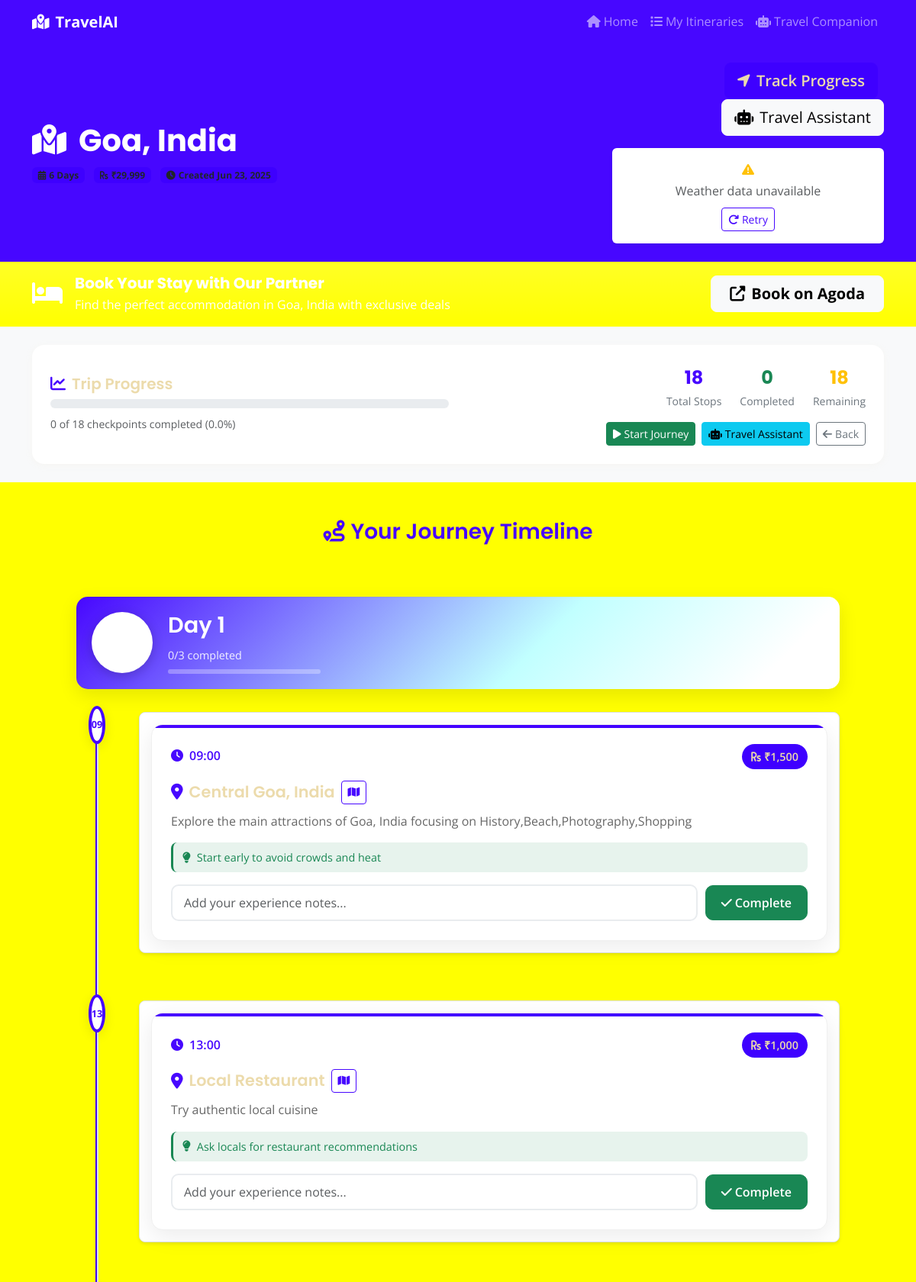
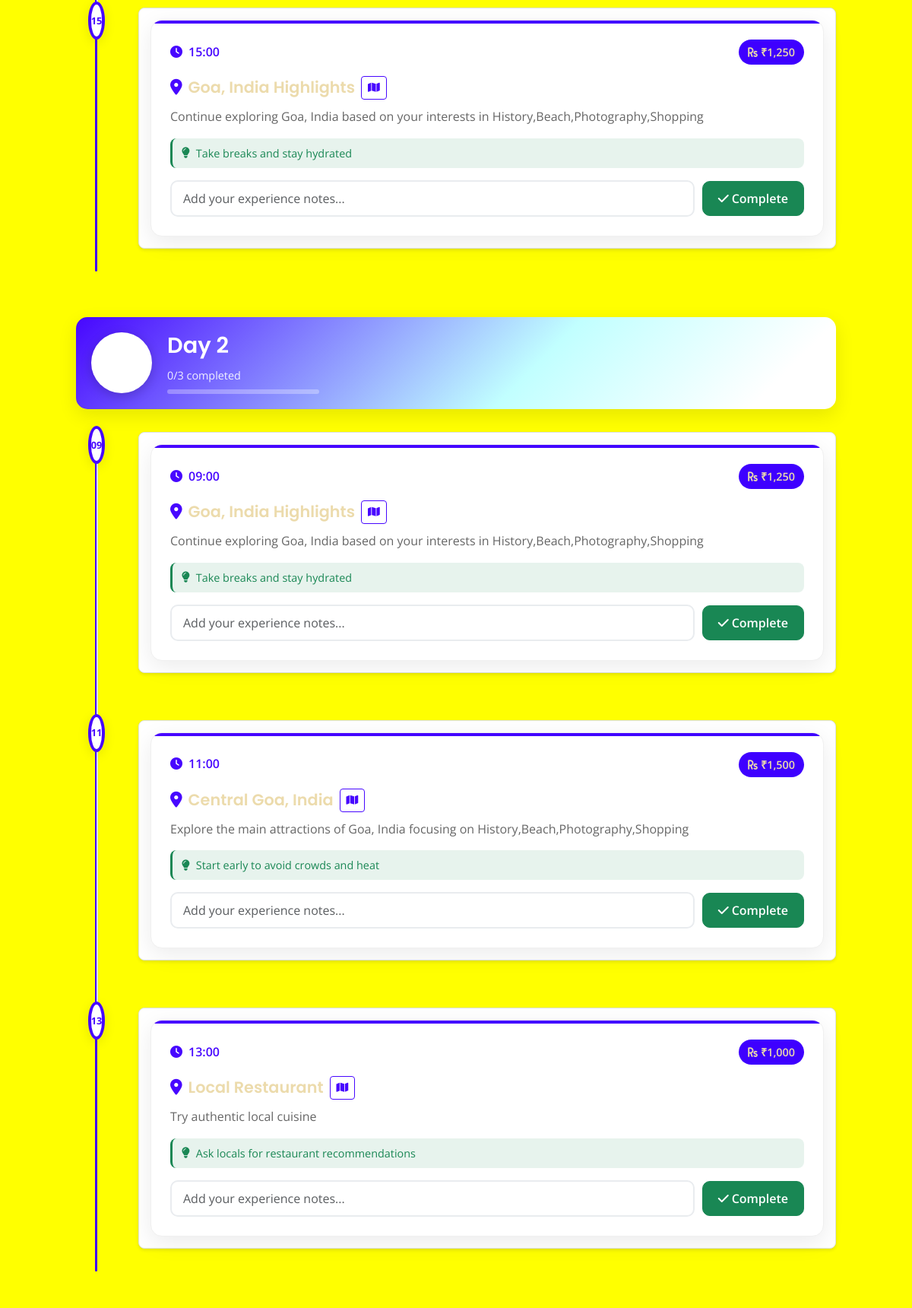
The app's page /itinerary/4 (upper part) with its own data (2 pictures, top to bottom).
### models.py (models this page shows, shortened)
class TravelItinerary(db.Model):
    id = db.Column(db.Integer, primary_key=True)
    destination = db.Column(db.String(200), nullable=False)
    duration = db.Column(db.Integer, nullable=False)  # days
    budget = db.Column(db.Float, nullable=False)
    interests = db.Column(db.Text)  # JSON string of interests
    itinerary_data = db.Column(db.Text)  # JSON string of generated itinerary
    created_at = db.Column(db.DateTime, default=datetime.utcnow)
    checkpoints = db.relationship('Checkpoint', backref='itinerary', lazy=True, cascade='all, delete-orphan')
    def get_itinerary_data(self):
        if self.itinerary_data:
            return json.loads(self.itinerary_data)
        return {}

class Checkpoint(db.Model):
    id = db.Column(db.Integer, primary_key=True)
    itinerary_id = db.Column(db.Integer, db.ForeignKey('travel_itinerary.id'), nullable=False)
    day = db.Column(db.Integer, nullable=False)
    time = db.Column(db.String(10), nullable=False)  # HH:MM format
    location = db.Column(db.String(200), nullable=False)
    activity = db.Column(db.Text, nullable=False)
    estimated_cost = db.Column(db.Float, default=0.0)
    is_completed = db.Column(db.Boolean, default=False)
    completed_at = db.Column(db.DateTime)
    notes = db.Column(db.Text)

### routes.py (the view)
@app.route('/itinerary/<int:itinerary_id>')
def view_itinerary(itinerary_id):
    itinerary = TravelItinerary.query.get_or_404(itinerary_id)
    checkpoints = Checkpoint.query.filter_by(itinerary_id=itinerary_id).order_by(Checkpoint.day, Checkpoint.time).all()
    days_data = {}
    for checkpoint in checkpoints:
        if checkpoint.day not in days_data:
            days_data[checkpoint.day] = []
        days_data[checkpoint.day].append(checkpoint)
    total_checkpoints = len(checkpoints)
    completed_checkpoints = len([c for c in checkpoints if c.is_completed])
    progress_percentage = (completed_checkpoints / total_checkpoints * 100) if total_checkpoints > 0 else 0
    return render_template('itinerary.html',
                         itinerary=itinerary,
                         days_data=days_data,
                         progress_percentage=progress_percentage,
                         total_checkpoints=total_checkpoints,
                         completed_checkpoints=completed_checkpoints)

### templates/itinerary.html (shortened to what this page needs)
{% extends "base.html" %}
{% block content %}
<section class="py-4 bg-primary text-white">
    <div class="container">
        <div class="row align-items-center">
            <div class="col-md-8">
                <h1 class="display-6 fw-bold mb-2">
                    <i class="fas fa-map-marked-alt me-3"></i>{{ itinerary.destination }}
                </h1>
                <div class="itinerary-meta">
                    <span class="badge bg-accent text-dark me-2">
                        <i class="fas fa-calendar-alt me-1"></i>{{ itinerary.duration }} Days
                    </span>
                    <span class="badge bg-accent text-dark me-2">
                        <i class="fas fa-rupee-sign me-1"></i>₹{{ "{:,.0f}".format(itinerary.budget) }}
                    </span>
                    <span class="badge bg-accent text-dark">
                        <i class="fas fa-clock me-1"></i>Created {{ itinerary.created_at.strftime('%b %d, %Y') }}
                    </span>
                </div>
            </div>
            <div class="col-md-4 text-md-end">
                <a href="{{ url_for('tracking', itinerary_id=itinerary.id) }}" class="btn btn-accent btn-lg me-2">
                    <i class="fas fa-location-arrow me-2"></i>Track Progress
                </a>
                <a href="/chatbot/{{ itinerary.id }}" class="btn btn-light btn-lg">
                    <i class="fas fa-robot me-2"></i>Travel Assistant
                </a>
                <div id="react-weather" data-destination="{{ itinerary.destination }}" class="mt-3">
                </div>
            </div>
        </div>
    </div>
</section>
<section class="py-3 bg-gradient" style="background: linear-gradient(135deg, #FF6B6B, #FF8E53);">
    <div class="container">
        <div class="row align-items-center">
            <div class="col-md-8">
                <div class="d-flex align-items-center">
                    <div class="booking-icon me-3">
                        <i class="fas fa-bed text-white" style="font-size: 2rem;"></i>
                    </div>
                    <div>
                        <h5 class="text-white mb-1 fw-bold">Book Your Stay with Our Partner</h5>
                        <p class="text-white mb-0 opacity-90">Find the perfect accommodation in {{ itinerary.destination }} with exclusive deals</p>
                    </div>
                </div>
            </div>
            <div class="col-md-4 text-md-end mt-3 mt-md-0">
                <a href="#"
                   onclick="bookWithAgoda('{{ itinerary.destination }}', '{{ itinerary.duration }}')"
                   class="btn btn-light btn-lg fw-bold px-4">
                    <i class="fas fa-external-link-alt me-2"></i>Book on Agoda
                </a>
            </div>
        </div>
    </div>
</section>
<section class="py-4 bg-light">
    <div class="container">
        <div class="row">
            <div class="col-12">
                <div class="progress-card">
                    <div class="row align-items-center">
                        <div class="col-md-6">
                            <h5 class="mb-2"><i class="fas fa-chart-line me-2 text-primary"></i>Trip Progress</h5>
                            <div class="progress progress-lg mb-2">
                            </div>
                            <small class="text-muted">
                                {{ completed_checkpoints }} of {{ total_checkpoints }} checkpoints completed ({{ "%.1f"|format(progress_percentage) }}%)
                            </small>
                        </div>
                        <div class="col-md-6 text-md-end">
                            <div class="stats-grid">
                                <div class="stat-item">
                                    <div class="stat-number text-primary">{{ total_checkpoints }}</div>
                                    <div class="stat-label">Total Stops</div>
                                </div>
                                <div class="stat-item">
                                    <div class="stat-number text-success">{{ completed_checkpoints }}</div>
                                    <div class="stat-label">Completed</div>
                                </div>
                                <div class="stat-item">
                                    <div class="stat-number text-warning">{{ total_checkpoints - completed_checkpoints }}</div>
                                    <div class="stat-label">Remaining</div>
                                </div>
                            </div>
                            <div class="d-flex gap-2 mt-3 justify-content-md-end">
                                <a href="{{ url_for('tracking', itinerary_id=itinerary.id) }}" class="btn btn-success btn-sm">
                                    <i class="fas fa-play me-1"></i>Start Journey
                                </a>
                                <a href="{{ url_for('chatbot', itinerary_id=itinerary.id) }}" class="btn btn-info btn-sm">
                                    <i class="fas fa-robot me-1"></i>Travel Assistant
                                </a>
                                <a href="{{ url_for('my_itineraries') }}" class="btn btn-outline-secondary btn-sm">
                                    <i class="fas fa-arrow-left me-1"></i>Back
                                </a>
                            </div>
                        </div>
                    </div>
                </div>
            </div>
        </div>
    </div>
</section>
<section class="py-5">
    <div class="container">
        <div class="row">
            <div class="col-12">
                <h3 class="text-primary mb-5 text-center">
                    <i class="fas fa-route me-2"></i>Your Journey Timeline
                </h3>
                <div class="timeline-container">
                    {% for day_num in range(1, itinerary.duration + 1) %}
                    {% set day_data = days_data.get(day_num, []) %}
                    <div class="timeline-day" data-day="{{ day_num }}">
                        <div class="day-header-timeline">
                            <div class="day-circle">
                                <span class="day-number">{{ day_num }}</span>
                            </div>
                            <div class="day-info">
                                <h4 class="day-title">Day {{ day_num }}</h4>
                                {% if day_data %}
                                    {% set day_completed = day_data|selectattr('is_completed')|list|length %}
                                    {% set day_total = day_data|length %}
                                    <div class="day-progress-info">
                                        <span class="progress-text">{{ day_completed }}/{{ day_total }} completed</span>
                                        <div class="progress-bar-custom">
                                        </div>
                                    </div>
                                {% endif %}
                            </div>
                        </div>
                        {% if day_data %}
                        <div class="timeline-activities sortable-checkpoints" data-day="{{ day_num }}">
                            {% for checkpoint in day_data %}
                            <div class="timeline-item {{ 'completed' if checkpoint.is_completed else '' }}" data-checkpoint-id="{{ checkpoint.id }}">
                                <div class="timeline-marker">
                                    <div class="marker-dot {{ 'completed' if checkpoint.is_completed else '' }}">
                                        {% if checkpoint.is_completed %}
                                            <i class="fas fa-check"></i>
                                        {% else %}
                                            <span class="marker-time">{{ checkpoint.time.split(':')[0] }}</span>
                                        {% endif %}
                                    </div>
                                </div>
                                <div class="timeline-content">
                                    <div class="activity-card">
                                        <div class="activity-header">
                                            <div class="activity-time">
                                                <i class="fas fa-clock me-2"></i>{{ checkpoint.time }}
                                            </div>
                                            {% if checkpoint.estimated_cost > 0 %}
                                            <div class="activity-cost">
                                                <i class="fas fa-rupee-sign me-1"></i>₹{{ "{:,.0f}".format(checkpoint.estimated_cost) }}
                                            </div>
                                            {% endif %}
                                        </div>
                                        <div class="activity-main">
                                            <h5 class="activity-location">
                                                <i class="fas fa-map-marker-alt me-2 text-primary"></i>{{ checkpoint.location }}
                                                <button type="button" class="btn btn-outline-primary btn-sm ms-2 map-btn pulse-btn"
                                                        data-location="{{ checkpoint.location }}"
                                                        data-activity="{{ checkpoint.activity }}"
                                                        title="Show on map">
                                                    <i class="fas fa-map"></i>
                                                </button>
                                            </h5>
                                            <p class="activity-description">{{ checkpoint.activity }}</p>
                                        </div>
                                        {% if checkpoint.notes %}
                                            {% set notes_dict = {} %}
                                            {% for note_part in checkpoint.notes.split(', ') %}
                                                {% if ':' in note_part %}
                                                    {% set key, value = note_part.split(':', 1) %}
                                                    {% set _ = notes_dict.update({key: value}) %}
                                                {% endif %}
                                            {% endfor %}
                                            <div class="activity-details">
                                                {% if notes_dict.get('tips') %}
                                                <div class="detail-item travel-tips">
                                                    <i class="fas fa-lightbulb me-2"></i>
                                                    <span>{{ notes_dict.get('tips') }}</span>
                                                </div>
                                                {% endif %}
                                            </div>
                                        {% endif %}
                                        {% if checkpoint.is_completed %}
                                            <div class="completion-status">
                                                <div class="completed-badge">
                                                    <i class="fas fa-check-circle me-2"></i>
                                                    Completed on {{ checkpoint.completed_at.strftime('%b %d at %I:%M %p') }}
                                                </div>
                                            </div>
                                        {% else %}
                                            <div class="completion-form">
                                                <form action="{{ url_for('complete_checkpoint', checkpoint_id=checkpoint.id) }}" method="POST" class="checkpoint-form">
                                                    <div class="form-group">
                                                        <input type="text" class="form-control"
                                                               name="notes"
                                                               placeholder="Add your experience notes...">
                                                        <button type="submit" class="btn btn-success btn-complete">
                                                            <i class="fas fa-check me-1"></i>Complete
                                                        </button>
                                                    </div>
                                                </form>
                                            </div>
                                        {% endif %}
                                    </div>
                                </div>
                            </div>
                            {% endfor %}
                        </div>
                        {% endif %}
                    </div>
                    {% endfor %}
                </div>
            </div>
        </div>
    </div>
</section>
{% endblock %}

### static/css/react-components.css (style rules this page uses)
.timeline-item { position: relative; padding-bottom: 30px; }
.timeline-item:not(:last-child)::before { content: ''; position: absolute; left: -23px; top: 40px; bottom: -30px; width: 2px; background: #dee2e6; }
.timeline-marker { position: absolute; left: -30px; top: 10px; width: 14px; height: 14px; border-radius: 50%; display: flex; align-items: center; justify-content: center; font-size: 10px; }
.timeline-content { background: white; border: 1px solid #dee2e6; border-radius: 8px; padding: 15px; box-shadow: 0 2px 4px rgba(0,0,0,0.1); }

### records on screen
TravelItinerary: destination "Goa, India"
Checkpoint: time "09", time "09:00", estimated_cost "1,500", location "Central Goa, India", activity "Explore the main attractions of Goa, India focusing on History,Beach,Photography,Shopping", get "Start early to avoid crowds and heat"
Checkpoint: time "13", time "13:00", estimated_cost "1,000", location "Local Restaurant", activity "Try authentic local cuisine", get "Ask locals for restaurant recommendations"
Checkpoint: time "15", time "15:00", estimated_cost "1,250", location "Goa, India Highlights", activity "Continue exploring Goa, India based on your interests in History,Beach,Photography,Shopping", get "Take breaks and stay hydrated"
Checkpoint: time "09", time "09:00", estimated_cost "1,250", location "Goa, India Highlights", activity "Continue exploring Goa, India based on your interests in History,Beach,Photography,Shopping", get "Take breaks and stay hydrated"
Checkpoint: time "11", time "11:00", estimated_cost "1,500", location "Central Goa, India", activity "Explore the main attractions of Goa, India focusing on History,Beach,Photography,Shopping", get "Start early to avoid crowds and heat"
Checkpoint: time "13", time "13:00", estimated_cost "1,000", location "Local Restaurant", activity "Try authentic local cuisine", get "Ask locals for restaurant recommendations"

### other values on screen
{{ completed_checkpoints }} "0"
{{ total_checkpoints }} "18"
{{ "%.1f"|format(progress_percentage) }} "0.0"
{{ total_checkpoints - completed_checkpoints }} "18"
{{ day_num }} "1" "2"
{{ day_completed }} "0" "0"
{{ day_total }} "3" "3"
